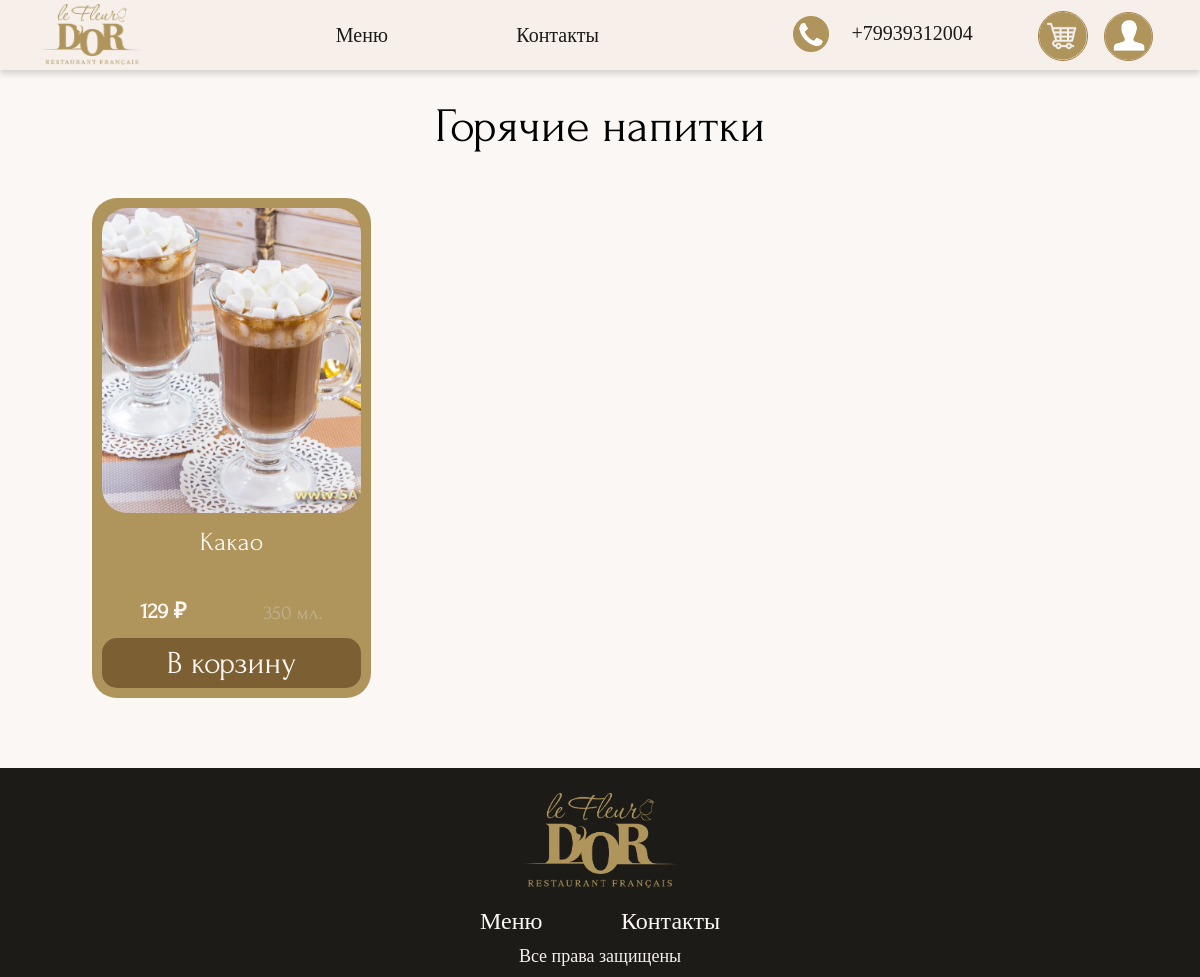
Page /hot_drinks.php on the committed database.
### tables this page shows
CREATE TABLE `kategory` (
  `id_kategory` int(11) NOT NULL,
  `name_kategory` varchar(255) NOT NULL,
  `photo_kategory` varchar(512) NOT NULL,
  `link_kategory` varchar(255) NOT NULL
);

CREATE TABLE `product` (
  `id_product` int(11) NOT NULL,
  `name_product` varchar(255) NOT NULL,
  `price_product` int(11) NOT NULL,
  `weight_product` varchar(255) NOT NULL,
  `units_product` varchar(255) NOT NULL,
  `photo_product` varchar(255) NOT NULL,
  `name_kategory` int(11) NOT NULL,
  `popular_product` int(11) DEFAULT '0'
);

### hot_drinks.php (the view, shortened to what this page needs)
<?php include 'template/head.php'; ?>
<?php include 'template/nav.php'; ?>
    <main>
        <div class="menu-container container">
            <div class="title">
                <?php
                include ("connect.php");
                $sql = mysqli_query($connection1, "SELECT * FROM kategory WHERE id_kategory = 8");
                while ($result = mysqli_fetch_array($sql)) {
                echo "<h2>{$result['name_kategory']}</h2>";}
                ?>
            </div>
            <div class="items">
            <?php
            include ("connect.php");
            $sql = mysqli_query($connection1, "SELECT * FROM product WHERE name_kategory = 8");
            while ($result = mysqli_fetch_array($sql)) {
                echo "<div class='item'>
                <div class='item-photo'>
                <img src={$result['photo_product']} alt=''>
            </div>
            <div class='item-info'>
                <h3>{$result['name_product']}</h3>
                <div>
                <div class='price-weight'>
                <h4>{$result['price_product']} ₽</h4>
                <p>{$result['weight_product']} {$result['units_product']}</p>
                </div>
                <div class='add-korz'>
                    <input type='hidden' name='id_product' value='{$result['id_product']}'>
                    <button id='{$result['id_product']}' onclick='addCart{$result['id_product']}()' class='add-korz-btn' type='submit' name='submit'>В корзину</button>
                </div>
                </div>
            </div>";
            echo "</div>";
            }
            ?>
            </div>
        </div>
    </main>
<?php include 'template/footer.php'; ?>

### css/styles.css (style rules this page uses)
h1,h2,h3,h4,h5,h6,p,div,body,ul,li,ol { padding: 0; margin: 0; }
body,* { box-sizing: border-box; font-family: Forum; }
body { background-color: #FAF7F4; }
.container { width: 1300px; margin: 0 auto; }
.title h2 { color: #000; font-family: Forum; font-size: 48px; font-style: normal; font-weight: 400; line-height: normal; text-align: center; }
.items { display: flex; flex-wrap: wrap; justify-content: flex-start; }
.item { width: 25%; background-color: #AF955C; padding: 10px; border-radius: 25px; margin-right: 50px; margin-left: 50px; margin-top: 45px; }
.item-info { height: 160px; margin-top: 15px; display: flex; flex-direction: column; justify-content: space-between; }
.add-korz-btn { width: 100%; height: 50px; border-radius: 15px; background: #7C6033; border: solid #7C6033; margin: 0 auto; position: relative; cursor: pointer; color: #FAF7F4; text-align: center; font-family: Forum; font-size: 32px; font-style: normal; font-weight: 400; line-height: normal; }
.menu-container { padding-top: 100px; padding-bottom: 70px; }
.item .item-photo img { width: 100%; border-radius: 25px; height: 305px; object-fit: cover; }
.item .item-info h3 { color: #FAF7F4; text-align: center; font-family: Forum; font-size: 26px; font-style: normal; font-weight: 400; line-height: normal; }
.item .price-weight { display: flex; justify-content: space-around; padding-bottom: 10px; }
.item .price-weight h4 { font-size: 22px; font-weight: bold; color: #FAF7F4; }
.item .price-weight p { color: #c1b291; font-size: 20px; }

### rows in the picture
kategory: name_kategory "Горячие напитки"
product: photo_product (picture), name_product "Какао", price_product "129", weight_product "350", units_product "мл."
